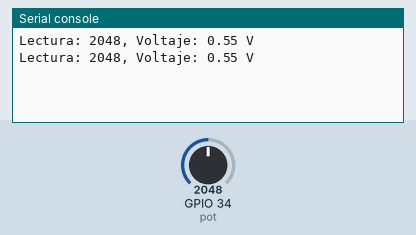
Bench run of a program on a simulated ESP32 board running MicroPython. Parts: the last lines printed to the serial console. The inputs (shaded band) are chosen by the test bench; at power-on: GPIO 34 (pot) = 2048 (analog values on the 0–4095 scale).

Above: at 1.2 s.
1.3 s: GPIO 34 (pot) set to 2866
At 2.4 s:
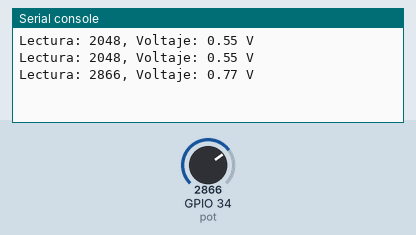
2.8 s: GPIO 34 (pot) set to 3603
At 3.8 s:
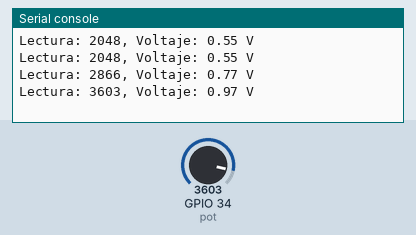
Timing chart, 0 to 5.8 s (numbered marks = the images above; inputs shaded):
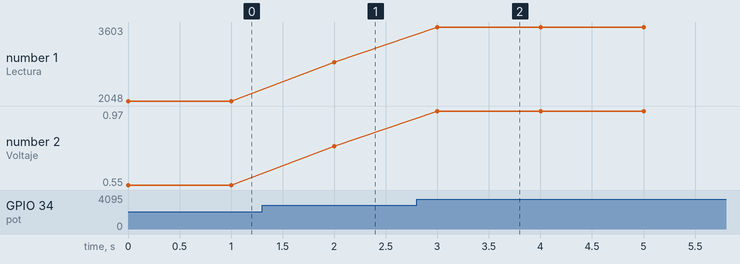

The program:

Codigo_Potenci_metro.py
```python
import machine
import time

# Definir el pin del potenciómetro
POT_PIN = 34

# Configurar el pin como entrada analógica
pot = machine.ADC(machine.Pin(POT_PIN))

# Configurar el rango de lectura (0-4095)
pot.atten(machine.ADC.ATTN_0DB)  # Rango 0-1.1V
# pot.atten(machine.ADC.ATTN_11DB)  # Rango 0-3.6V

while True:
    # Leer el valor analógico
    lectura = pot.read()

    # Convertir a voltaje (considerando un rango de 0-1.1V)
    voltaje = (lectura / 4095) * 1.1  # Ajusta según el rango

    print("Lectura: {}, Voltaje: {:.2f} V".format(lectura, voltaje))
    time.sleep(1)  # Espera 1 segundo antes de la próxima lectura
```

Measured:
- after the input at 1.3 s, the serial console: prints a new line after 0.70 s (image 1)
- after the input at 2.8 s, the serial console: prints a new line after 0.20 s (image 2)
- plotted number 1: 2048 → 2866 after the input at 1.3 s, 2866 → 3603 after the input at 2.8 s
- plotted number 2: 0.55 → 0.77 after the input at 1.3 s, 0.77 → 0.97 after the input at 2.8 s
